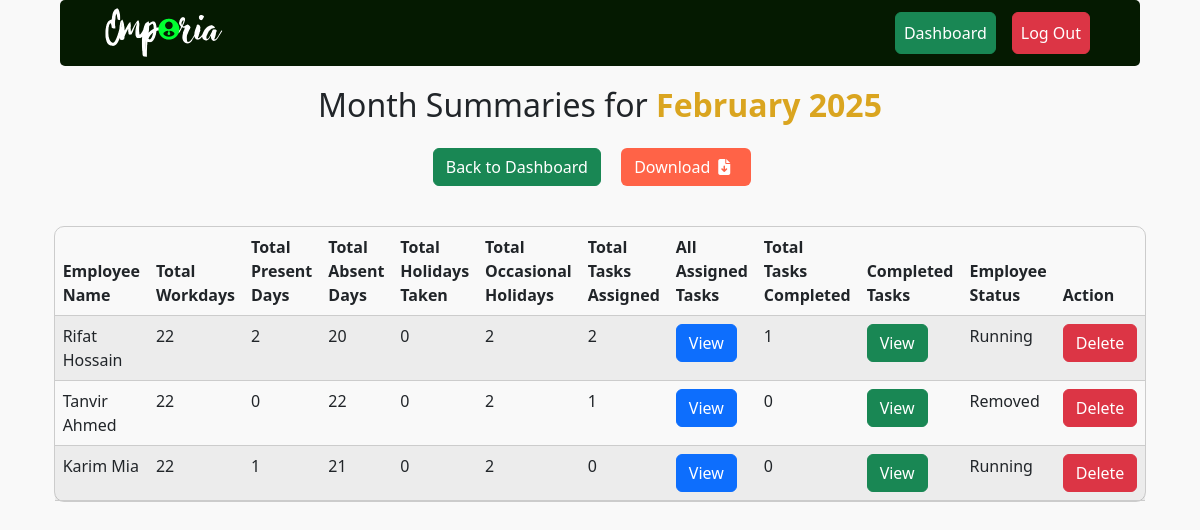
/month-summaries/ (signed in), run on the app's committed database.
### dashboard/models.py (models this page shows, shortened)
class MonthSummary(models.Model):
    month = models.CharField(max_length=10, default=datetime.now().strftime("%B"))  # Example: "January"
    year = models.PositiveIntegerField(default=datetime.now().year)  # Example: 2024
    employee_id = models.PositiveIntegerField()
    employee_name = models.CharField(max_length=50)
    total_workdays = models.PositiveIntegerField()
    total_present_days = models.PositiveIntegerField()
    total_holidays_taken = models.PositiveIntegerField()
    total_occasional_holidays = models.PositiveIntegerField()
    total_task_assigned = models.PositiveIntegerField(default=0)
    assigned_task_ids_with_title = models.TextField(blank=True, null=True)  # Store task IDs with titles
    total_task_completed = models.PositiveIntegerField(default=0)
    completed_task_ids_with_title = models.TextField(blank=True, null=True)  # Store completed task IDs with titles
    employee_present_status = models.CharField(max_length=20, choices=[
        ("Running", "Running"),
        ("Removed", "Removed"),
    ], default="Running")
    @property
    def total_absent_days(self):
        return self.total_workdays - self.total_present_days

### dashboard/views.py (the view)
# urls.py: path('month-summaries/', views.view_all_month_summaries, name='view_all_month_summaries'),
@login_required
def view_all_month_summaries(request):
    if not request.user.is_staff:  # Ensure only admins can delete
        return redirect('dashboard')
    today = date.today()
    current_month = today.strftime("%B")
    current_year = today.year
    month_summaries = MonthSummary.objects.filter(month=current_month, year=current_year)
    for summary in month_summaries:
        if summary.assigned_task_ids_with_title:
            summary.assigned_task_list = [task.strip() for task in summary.assigned_task_ids_with_title.split(",")]
        else:
            summary.assigned_task_list = []  # Empty list if no assigned tasks
        if summary.completed_task_ids_with_title:
            summary.completed_task_list = [task.strip() for task in summary.completed_task_ids_with_title.split(",")]
        else:
            summary.completed_task_list = []  # Empty list if no completed tasks
    return render(request, 'all_month_summaries.html', {
        'month_summaries': month_summaries,
        'month': current_month,
        'year': current_year
    })

### dashboard/templates/all_month_summaries.html (shortened to what this page needs)
{% extends 'base.html' %} {% block content %}
<div style="width: 95%; margin: auto">
  <div
    class="msg-header"
    style="text-align: center; margin-bottom: 40px; margin-top: 20px"
  >
    <h2>
      Month Summaries for
      <span style="color: goldenrod; font-weight: bold"
        >{{ month }} {{ year }}</span
      >
    </h2>
    <a class="btn btn-success mt-3" href="{% url 'dashboard' %}"
      >Back to Dashboard</a
    >
    <a
      href="{% url 'export_month_summary' %}"
      class="btn mt-3 mx-3"
      style="background-color: tomato; color: white"
      >Download<i class="fa-solid fa-file-arrow-down mx-2"></i
    ></a>
  </div>
  {% if month_summaries %}
  <table
    class="table table-striped table-hover"
    style="width: 95%; margin: auto"
  >
    <thead>
      <tr>
        <th>Employee Name</th>
        <th>Total Workdays</th>
        <th>Total Present Days</th>
        <th>Total Absent Days</th>
        <th>Total Holidays Taken</th>
        <th>Total Occasional Holidays</th>
        <th>Total Tasks Assigned</th>
        <th>All Assigned Tasks</th>
        <th>Total Tasks Completed</th>
        <th>Completed Tasks</th>
        <th>Employee Status</th>
        <th>Action</th>
      </tr>
    </thead>
    <tbody>
      {% for summary in month_summaries %}
      <tr>
        <td>{{ summary.employee_name }}</td>
        <td>{{ summary.total_workdays }}</td>
        <td>{{ summary.total_present_days }}</td>
        <td>{{ summary.total_absent_days }}</td>
        <td>{{ summary.total_holidays_taken }}</td>
        <td>{{ summary.total_occasional_holidays }}</td>
        <td>{{ summary.total_task_assigned }}</td>
        <td>
          <button
            href=""
            type="button"
            class="btn btn-primary"
            data-bs-toggle="modal"
            data-bs-target="#assignTaskModal-{{summary.id}}"
          >
            View
          </button>
        </td>
        <td>{{ summary.total_task_completed }}</td>
        <td>
          <button
            href=""
            type="button"
            class="btn btn-success"
            data-bs-toggle="modal"
            data-bs-target="#completeTaskModal-{{summary.id}}"
          >
            View
          </button>
        </td>
        <td>{{ summary.employee_present_status }}</td>
        <td>
          <button
            href=""
            type="button"
            class="btn btn-danger"
            data-bs-toggle="modal"
            data-bs-target="#deleteTaskModal-{{summary.id}}"
          >
            Delete
          </button>
        </td>
      </tr>
      {% endfor %}
    </tbody>
  </table>
  {% else %}
  <h4 style="color:tomato; text-align:center;">No Month Summaries found for the current month.</h4>
  {% endif %}
</div>
{% endblock %}

### templates/base.html (shortened to what this page needs)
{% load static %}
<!DOCTYPE html>
<html lang="en">
  <head>
    <link
      href="https://cdn.jsdelivr.net/npm/bootstrap@5.2.3/dist/css/bootstrap.min.css"
      rel="stylesheet"
    />
    <link rel="stylesheet" href="https://cdn.jsdelivr.net/npm/flatpickr/dist/flatpickr.min.css">
    <link rel="stylesheet" href="https://cdnjs.cloudflare.com/ajax/libs/font-awesome/6.7.2/css/all.min.css" />
  </head>
  <body>
    <nav class="navbar navbar-expand-lg ">
      <div class="container-fluid">
        <div class="collapse navbar-collapse" id="navbarSupportedContent">
          <ul class="navbar-nav me-auto mb-2 mb-lg-0">
            {% if request.user.is_authenticated%}
            <li class="nav-item">
              <a href="{% url 'dashboard' %}">
                <img class="logo" src="{% static 'EmporiaLogo.png' %}" style="height:50px;">
              </a>
            </li>
            {% endif %}
          </ul>
          <div class="d-flex">
            <ul class="navbar-nav me-auto mb-2 mb-lg-0">
              {% if request.user.is_authenticated%}
              <li class="nav-item">
                <a class="nav-link nav_dashboard btn btn-success mx-2 text-white" href="{% url 'dashboard'%}">Dashboard</a>
              </li>
              <li class="nav-item">
                <a class="nav-link btn btn-danger mx-2 text-white" href="{% url 'logout' %}">Log Out</a>
              </li>
              {% endif %}
            </ul>
          </div>
        </div>
      </div>
    </nav>
     {% block content %} {% endblock %}
  </body>
</html>

### templates/base.html (style rules this page uses)
body { background-color: #f9f9f9; }
.table { width: 500px; border-collapse: separate; border-spacing: 0; border-radius: 10px; border: 1px solid #ccc; }
li::marker { font-weight: bold; }
.navbar { width: 90%; margin: auto; border-radius: 5px; padding-left: 30px; padding-right: 30px; background-color: rgb(5, 26, 1); }

### data on the page
MonthSummary: employee_name "Rifat Hossain", total_workdays "22", total_present_days "2", total_absent_days "20", total_holidays_taken "0", total_occasional_holidays "2", total_task_assigned "2", total_task_completed "1", employee_present_status "Running"
MonthSummary: employee_name "Tanvir Ahmed", total_workdays "22", total_present_days "0", total_absent_days "22", total_holidays_taken "0", total_occasional_holidays "2", total_task_assigned "1", total_task_completed "0", employee_present_status "Removed"
MonthSummary: employee_name "Karim Mia", total_workdays "22", total_present_days "1", total_absent_days "21", total_holidays_taken "0", total_occasional_holidays "2", total_task_assigned "0", total_task_completed "0", employee_present_status "Running"

### other printed values
{{ month }} "February"
{{ year }} "2025"
